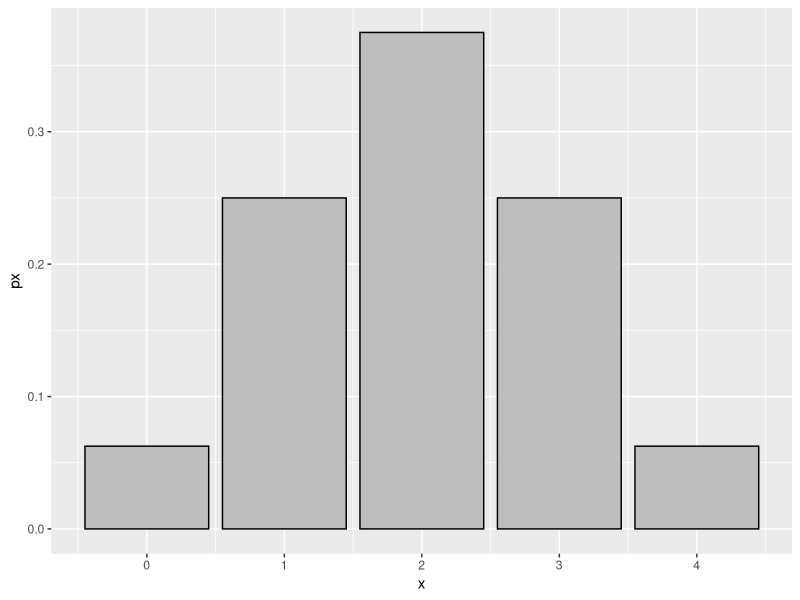
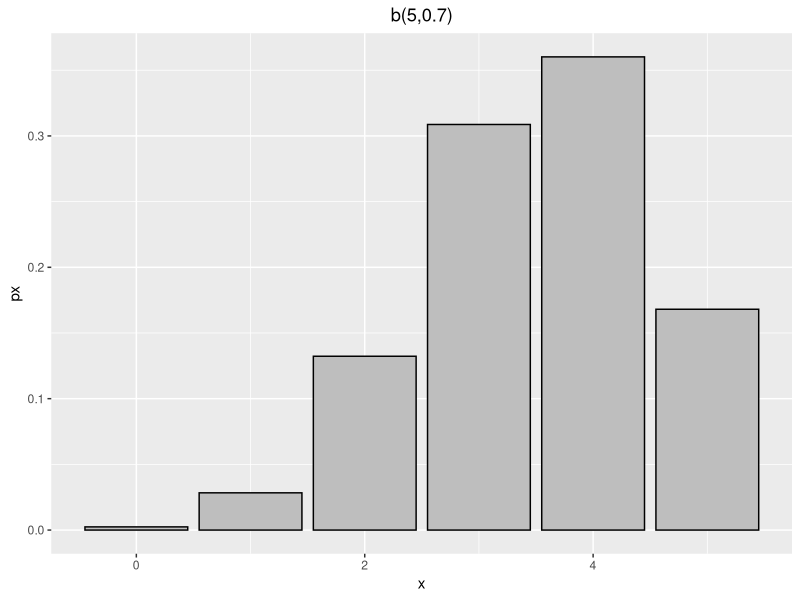
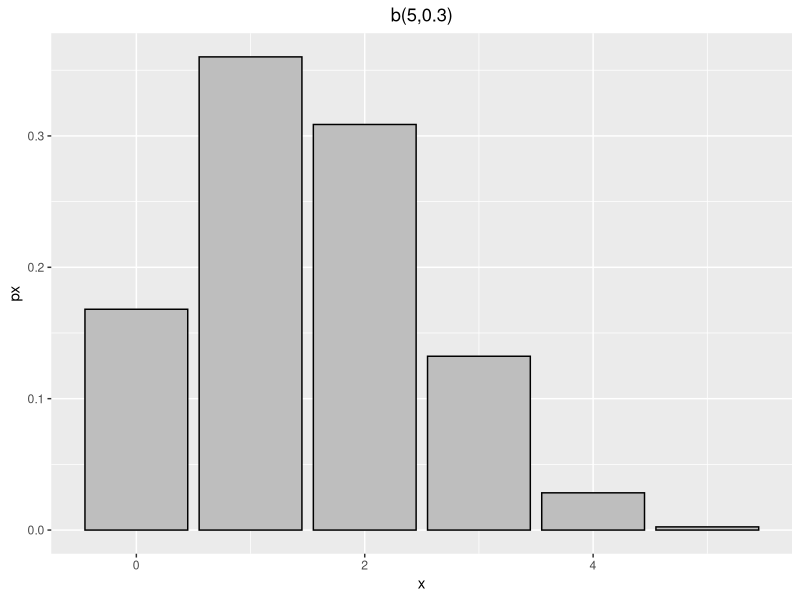
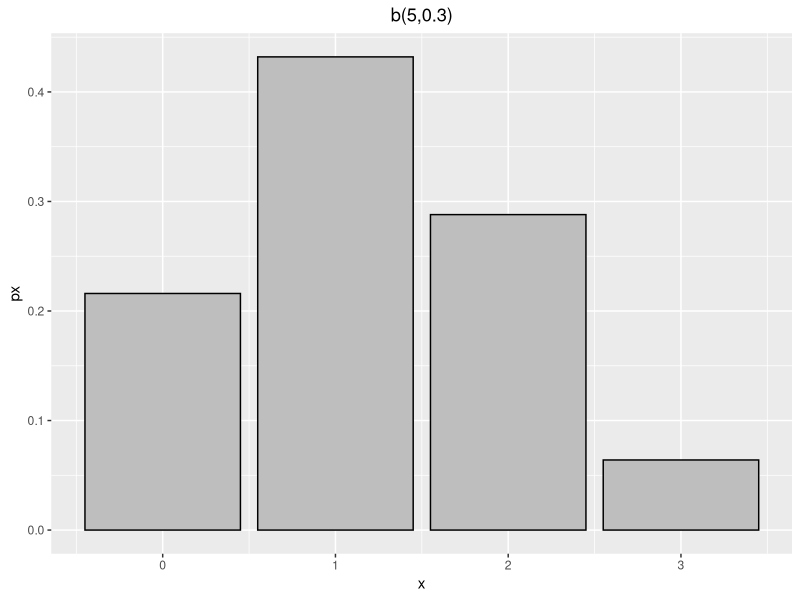
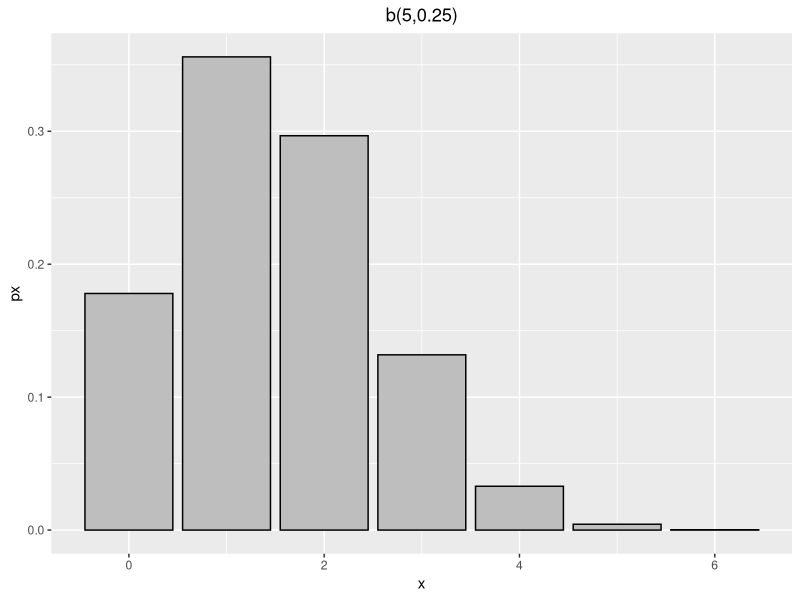
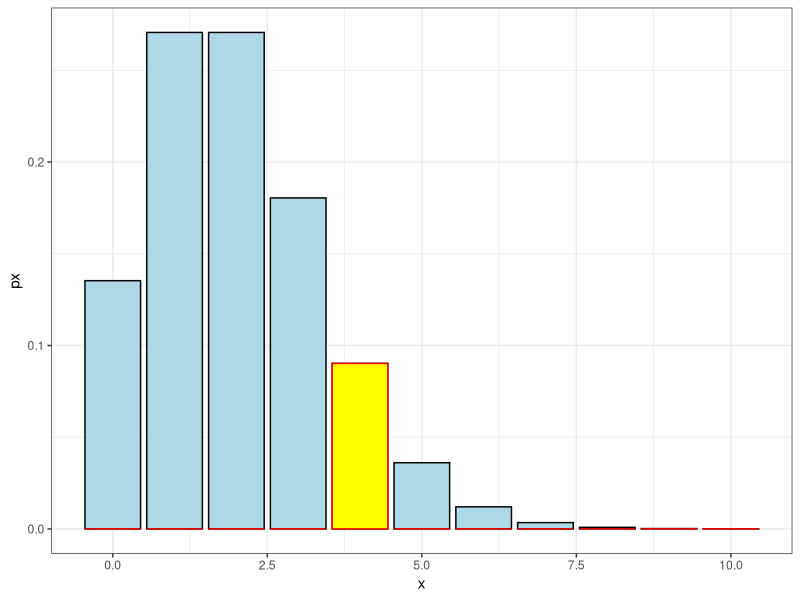
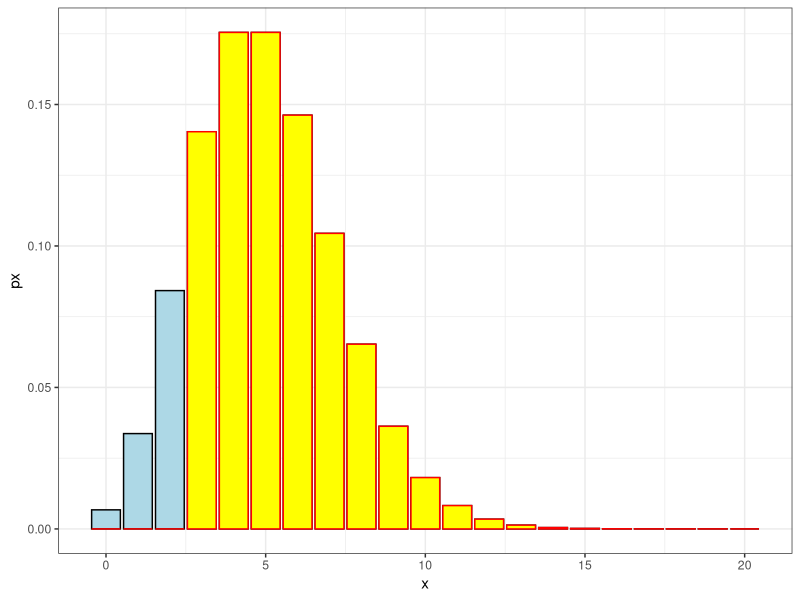
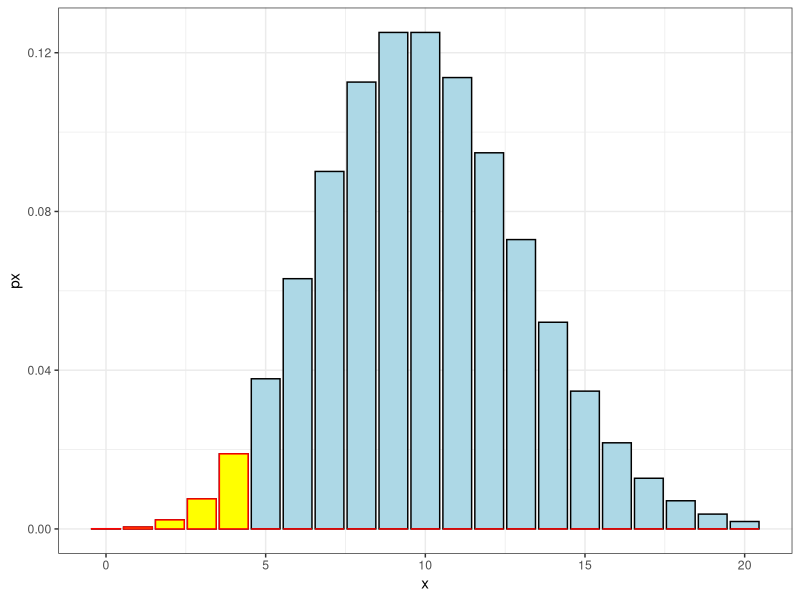

The R script that drew these images, in order:
## ---- chunk 1
options(htmltools.dir.version = FALSE)
knitr::opts_chunk$set(echo=TRUE, message = FALSE, warning = FALSE, comment = "#>", fig.align = "center")
options
library(tidyverse)
## ---- chunk 2
knitr::include_graphics("https://raw.githubusercontent.com/arpanosso/estatinfo/master/slides/img/va_d_01.png")
## ---- chunk 3

## ---- chunk 4
tibble(Genótipo=c("AA","Aa","aa"),
       x=2:0,
       px = c(1/4, 1/2, 1/4) ) |> 
  kableExtra::kable()
## ---- chunk 5
tibble(Genótipo=c("AA","Aa","aa"),
       x=2:0,
       px = c("1/4", "1/2", "1/4") ) |> 
  kableExtra::kable()
## ---- chunk 6
X<- 0:2
px<-c(1/4,1/2,1/4)

# Esperança
E_X <- sum(X*px)
E_X

# Variância
Var_X <- sum(X^2*px) - E_X^2
Var_X
## ---- chunk 7
k <- 5
Y <- k+X
Var_Y = sum(Y^2*px) - (sum(Y*px))^2
Var_Y
## ---- chunk 8
Z <- k*X
Var_Z = sum(Z^2*px) - (sum(Z*px))^2
Var_Z
## ---- chunk 9
knitr::include_graphics("https://raw.githubusercontent.com/arpanosso/estatinfo/master/slides/img/bernoulli_1.png")
## ---- chunk 10

## ---- chunk 11
knitr::include_graphics("https://raw.githubusercontent.com/arpanosso/estatinfo/master/slides/img/binomial_1.png")
## ---- chunk 12
knitr::include_graphics("https://raw.githubusercontent.com/arpanosso/estatinfo/master/slides/img/binomial_2.png")
## ---- chunk 13
knitr::include_graphics("https://raw.githubusercontent.com/arpanosso/estatinfo/master/slides/img/binomial_3.png")
## ---- chunk 14
knitr::include_graphics("https://raw.githubusercontent.com/arpanosso/estatinfo/master/slides/img/binomial_4.png")
## ---- chunk 15
n <- 4
x <- 0:n
p<-1/2
px<-dbinom(x,n,p)
tibble(x,px) %>%  
  kableExtra::kable()
## ---- chunk 16
tibble(x,px) %>%  
  ggplot(aes(x=x,y=px)) +
  geom_col(color="black",
           fill="gray")
## ---- chunk 17
n <- 5
x <- 0:n
p<-.7
px<-dbinom(x,n,p)
tibble(x,px) |>   ggplot(aes(x=x,y=px)) +
  geom_col(color="black",fill="gray")+
  labs(title = "b(5,0.7)")+
  theme(plot.title = element_text(hjust = 0.5))
## ---- chunk 18
tibble(x,px) |> 
  tidyr::pivot_wider(names_from = x,
                     values_from = px)  |> t() |> 
  kableExtra::kable()
## ---- chunk 19
n <- 5
x <- 0:n
p<-1-p
px<-dbinom(x,n,p)
tibble(x,px) |>   ggplot(aes(x=x,y=px)) +
  geom_col(color="black",fill="gray")+
  labs(title = "b(5,0.3)")+
  theme(plot.title = element_text(hjust = 0.5))
## ---- chunk 20
tibble(x,px) |> 
  tidyr::pivot_wider(names_from = x,
                     values_from = px)  |> t() |> 
  kableExtra::kable()
## ---- chunk 21
n <- 3
x <- 0:n
p<-2/5
px<-dbinom(x,n,p)
tibble(x,px) |>   ggplot(aes(x=x,y=px)) +
  geom_col(color="black",fill="gray")+
  labs(title = "b(5,0.3)")+
  theme(plot.title = element_text(hjust = 0.5))
## ---- chunk 22
tibble(x,px) %>%  
    tidyr::pivot_wider(names_from = x,
                     values_from = px) %>% 
  kableExtra::kable()
## ---- chunk 23
n <- 6
x <- 0:n
p<-13/52
px<-dbinom(x,n,p)
tibble(x,px) |>   ggplot(aes(x=x,y=px)) +
  geom_col(color="black",fill="gray")+
  labs(title = "b(5,0.25)")+
  theme(plot.title = element_text(hjust = 0.5))
## ---- chunk 24
tibble(x,px) %>%  
    tidyr::pivot_wider(names_from = x,
                     values_from = px) %>% 
  kableExtra::kable()
## ---- chunk 25
n <- 10
x <- 0:n
lambda <- 2
px <- dpois(x,lambda)
tibble(x,px) |>
  mutate(px2 = ifelse(x==4,px,0) ) |> 
  ggplot(aes(x=x,y=px)) +
  geom_col(color="black",fill="lightblue") +
  geom_col(aes(x=x,y=px2),color="red",fill="yellow") +
  theme_bw()
## ---- chunk 26
n <- 20
x <- 0:n
lambda <- 5
px <- dpois(x,lambda)
tibble(x,px) |>
  mutate(px2 = ifelse(x>2,px,0) ) |> 
  ggplot(aes(x=x,y=px)) +
  geom_col(color="black",fill="lightblue") +
  geom_col(aes(x=x,y=px2),color="red",fill="yellow") +
  theme_bw()
## ---- chunk 27
n <- 20
x <- 0:n
lambda <- 5*2
px <- dpois(x,lambda)
tibble(x,px) |>
  mutate(px2 = ifelse(x<=4,px,0) ) |> 
  ggplot(aes(x=x,y=px)) +
  geom_col(color="black",fill="lightblue") +
  geom_col(aes(x=x,y=px2),color="red",fill="yellow") +
  theme_bw()
## ---- chunk 28
n <- 20
x <- 0:n
lambda <- 3*2
px <- dpois(x,lambda)
tibble(x,px) |>
  mutate(px2 = ifelse(x>=5,px,0) ) |> 
  ggplot(aes(x=x,y=px)) +
  geom_col(color="black",fill="lightblue") +
  geom_col(aes(x=x,y=px2),color="red",fill="yellow") +
  theme_bw()
## ---- chunk 29
n <- 2000 
lambda <- n*0.001
1-ppois(4,lambda)
## ---- chunk 30
knitr::include_graphics("https://raw.githubusercontent.com/arpanosso/estatinfo/master/slides/img/vac_1.png")
## ---- chunk 31
knitr::include_graphics("https://raw.githubusercontent.com/arpanosso/estatinfo/master/slides/img/vac_2.png")
## ---- chunk 32
knitr::include_graphics("https://raw.githubusercontent.com/arpanosso/estatinfo/master/slides/img/vac_3.png")
## ---- chunk 33
knitr::include_graphics("https://raw.githubusercontent.com/arpanosso/estatinfo/master/slides/img/vac_4.png")
## ---- chunk 34
knitr::include_graphics("https://raw.githubusercontent.com/arpanosso/estatinfo/master/slides/img/vac_5.png")
## ---- chunk 35
knitr::include_graphics("https://images.pexels.com/photos/5063385/pexels-photo-5063385.jpeg?auto=compress&cs=tinysrgb&dpr=2&h=650&w=940")
## ---- chunk 36
knitr::include_graphics("https://raw.githubusercontent.com/arpanosso/estatinfo/master/slides/img/salario_hit.png")
## ---- chunk 37
library(tidyverse)
library(patchwork)
library(cowplot)

fun_g <- function(n){
  di <- 1/n*5
  x<-seq(-4,4,di)
  densidade <- dnorm(x)
  tibble(x,densidade) |>
    ggplot(aes(x=x,y=densidade))+
    geom_col(color="black",fill="white")+
    labs(x="(X)",
         y="di")
}
g1<- fun_g(n=5)
g2<- fun_g(n=30)
g3<- fun_g(n=1000)
g1<-g1 +
  draw_label(label = "a)",x=-4,y=0.4)
  
g2<-g2 +
  draw_label(label = "b)",x=-4,y=0.4) 
  
g3<-g3 +
  draw_label(label = "c)",x=-4,y=0.4)

g1/g2/g3
## ---- chunk 38
n=1000
di <- 1/n*5
x<-seq(-4,4,di)
densidade <- dnorm(x)
g4<-tibble(x,densidade) |>
  mutate(
    densidade2 = if_else(x>-2 & x< -1, densidade,0)
  ) |>
  ggplot(aes(x=x,y=densidade))+
  geom_col(color="white",fill="white")+
  geom_col(aes(x=x,y=densidade2),color="gray") +
  labs(x="(X)",
       y="di")+
  theme_bw()+
  stat_function(fun = \(x) dnorm(x), color="black", lwd =1.2 )
g4 +
  draw_label(label = "f(x)",x=1,y=.3) +
  draw_label(label = expression(paste("P(",a <= X, "" <= b,")")),
             x=-2,y=.15)

## ---- chunk 39
knitr::include_graphics("https://raw.githubusercontent.com/arpanosso/estatinfo/master/slides/img/hist_1.png")
## ---- chunk 40
knitr::include_graphics("https://raw.githubusercontent.com/arpanosso/estatinfo/master/slides/img/hist_2.png")
## ---- chunk 41
knitr::include_graphics("https://raw.githubusercontent.com/arpanosso/estatinfo/master/slides/img/hist_3.png")
## ---- chunk 42
knitr::include_graphics("https://raw.githubusercontent.com/arpanosso/estatinfo/master/slides/img/hist_4.png")
## ---- chunk 43
knitr::include_graphics("https://raw.githubusercontent.com/arpanosso/estatinfo/master/slides/img/hist_5.png")
## ---- chunk 44
knitr::include_graphics("https://raw.githubusercontent.com/arpanosso/estatinfo/master/slides/img/hist_6.png")
## ---- chunk 45
knitr::include_graphics("https://raw.githubusercontent.com/arpanosso/estatinfo/master/slides/img/hist_7.png")
## ---- chunk 46
knitr::include_graphics("https://raw.githubusercontent.com/arpanosso/estatinfo/master/slides/img/hist_8.png")
## ---- chunk 47
knitr::include_graphics("https://raw.githubusercontent.com/arpanosso/estatinfo/master/slides/img/hist_9.png")
## ---- chunk 48
0.5 - pnorm(-1.73)
## ---- chunk 49
knitr::include_graphics("https://raw.githubusercontent.com/arpanosso/estatinfo/master/slides/img/hist_10.png")
## ---- chunk 50
knitr::include_graphics("https://raw.githubusercontent.com/arpanosso/estatinfo/master/slides/img/hist_11.png")
## ---- chunk 51
pnorm(-1.73)
## ---- chunk 52
knitr::include_graphics("https://raw.githubusercontent.com/arpanosso/estatinfo/master/slides/img/hist_12.png")
## ---- chunk 53
pnorm(1.73)
## ---- chunk 54
knitr::include_graphics("https://raw.githubusercontent.com/arpanosso/estatinfo/master/slides/img/hist_13.png")
## ---- chunk 55
pnorm(1.73) - pnorm(0.47)
## ---- chunk 56
knitr::include_graphics("https://raw.githubusercontent.com/arpanosso/estatinfo/master/slides/img/hist_14.png")
## ---- chunk 57
pnorm(5,3,4) - pnorm(2,3,4)
## ---- chunk 58
trunc(10000 * (1 - pnorm(165,170,5)))
## ---- chunk 59
qnorm(0.80,170,5)
## ---- chunk 60
knitr::include_graphics("https://raw.githubusercontent.com/arpanosso/estatinfo/master/slides/img/hist_17.png")
## ---- chunk 61
pnorm(2.368) - pnorm(0.263)
## ---- chunk 62
pbinom(11,15,0.4) - pbinom(6,15,0.4)
